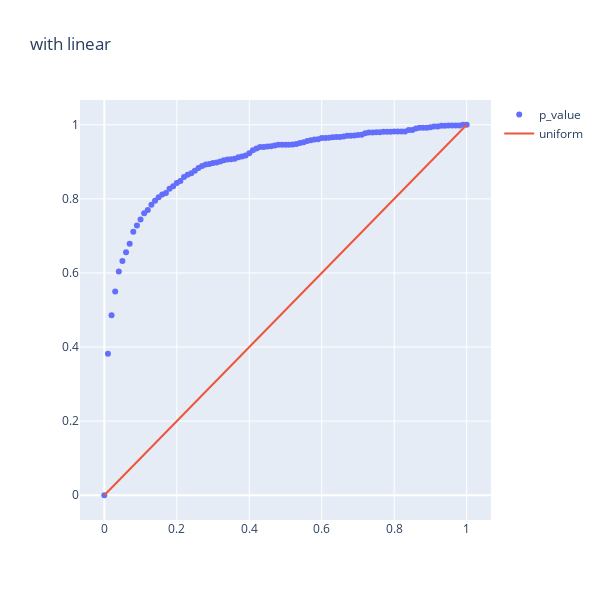

The cell this chart's notebook holds for it:
### Code cell
qq_plot = QQPlot(p_values_lin)
qq_plot.generate_plot(title='with linear')
